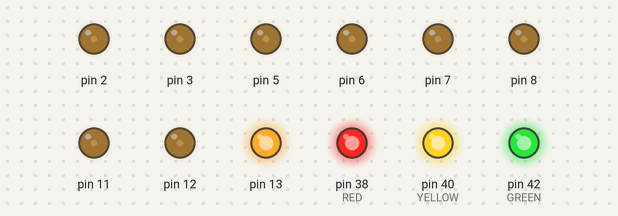
Simulated run of this sketch. Board: Arduino Mega 2560, built with avr-gcc and run on an emulated ATmega2560. Shown: output pins drawn as LEDs (lit = HIGH).

Above: at 0.05 s.
At 5.0 s:
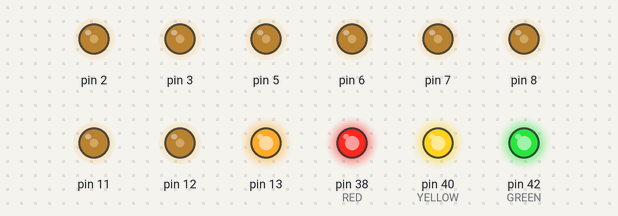
Timing chart, 0 to 6.5 s (numbered marks = the images above):
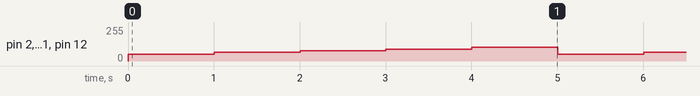

Measured:
- by itself, pin 2, pin 3, pin 5–8, pin 11, pin 12: repeats every 5.0 s: 64/255 1.0 s, 77/255 1.0 s, 89/255 1.0 s, 102/255 1.0 s, 51/255 1.0 s

The sketch:

PWM_Generator.ino
```cpp
//LED defines
#define RED 38
#define YELLOW 40
#define GREEN 42

//motor defines
#define FREQ 200
#define PRESCALE 8
#define PERIOD ((F_CPU/PRESCALE/FREQ) - 1)

#define Motor1WriteMicros(x) OCR3B = x * 2//motor 1 is attached to pin2
#define Motor2WriteMicros(x) OCR3C = x * 2//motor 2 is attached to pin3
#define Motor3WriteMicros(x) OCR3A = x * 2//motor 3 is attached to pin5
#define Motor4WriteMicros(x) OCR4A = x * 2//motor 4 is attached to pin6

#define Motor5WriteMicros(x) OCR4B = x * 2//motor 1 is attached to pin7
#define Motor6WriteMicros(x) OCR4C = x * 2//motor 2 is attached to pin8
#define Motor7WriteMicros(x) OCR1A = x * 2//motor 3 is attached to pin11
#define Motor8WriteMicros(x) OCR1B = x * 2//motor 4 is attached to pin12

uint16_t command = 1500;

void setup(){
  pinMode(GREEN,OUTPUT);
  pinMode(YELLOW,OUTPUT);
  pinMode(RED,OUTPUT);
  pinMode(13,OUTPUT);

  digitalWrite(GREEN,HIGH);
  digitalWrite(YELLOW,HIGH);
  digitalWrite(RED,HIGH);
  digitalWrite(13,HIGH);
  Serial2.begin(115200);
  MotorInit();
  AllMotors(1500);
}

void loop(){

  /*Serial.println(command);
  AllMotors(command);
  delay(1500);
  command += 50;*/
  /*if (Serial2.available() > 0){
    command = Serial2.parseInt();
    Serial2.println(command);
    AllMotors(command);
  }*/

  AllMotors(1000);
  delay(1000);
  AllMotors(1250);
  delay(1000);
  AllMotors(1500);
  delay(1000);
  AllMotors(1750);
  delay(1000);
  AllMotors(2000);
  delay(1000);
}


void MotorInit(){
  DDRE |= B00111000;
  DDRH |= B00111000;
  DDRB |= B01100000;

  // Init PWM Timer 3                                       // WGMn1 WGMn2 WGMn3  = Mode 14 Fast PWM, TOP = ICRn ,Update of OCRnx at BOTTOM
  TCCR3A = (1<<WGM31)|(1<<COM3A1)|(1<<COM3B1)|(1<<COM3C1);  // Clear OCnA/OCnB/OCnC on compare match, set OCnA/OCnB/OCnC at BOTTOM (non-inverting mode)
  TCCR3B = (1<<WGM33)|(1<<WGM32)|(1<<CS31);                 // Prescaler set to 8, that gives us a resolution of 0.5us
  ICR3 = PERIOD;

  TCCR4A = (1<<WGM41)|(1<<COM4A1)|(1<<COM4B1)|(1<<COM4C1);
  TCCR4B = (1<<WGM43)|(1<<WGM42)|(1<<CS41);
  ICR4 = PERIOD;

  TCCR1A = (1<<WGM11)|(1<<COM1A1)|(1<<COM1B1);
  TCCR1B = (1<<WGM13)|(1<<WGM12)|(1<<CS11);
  ICR1 = PERIOD;

  Motor1WriteMicros(1000);//set the output compare value
  Motor2WriteMicros(1000);
  Motor3WriteMicros(1000);
  Motor4WriteMicros(1000);
  Motor5WriteMicros(1000);//set the output compare value
  Motor6WriteMicros(1000);
  Motor7WriteMicros(1000);
  Motor8WriteMicros(1000);
}

void AllMotors(uint16_t command){
  Motor1WriteMicros(command);//set the output compare value
  Motor2WriteMicros(command);
  Motor3WriteMicros(command);
  Motor4WriteMicros(command);
  Motor5WriteMicros(command);//set the output compare value
  Motor6WriteMicros(command);
  Motor7WriteMicros(command);
  Motor8WriteMicros(command);
}
```
